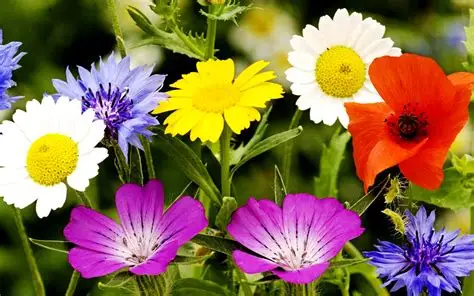
#> input picture flowers.jpg, 474 x 296 px
$ jupyter execute cv1.ipynb
#> lines starting #> are read from the running program, lines starting #| are printed output that depends on the picture; after the words box and inside, x2 and y2 are one past the last pixel; in counts of white or black regions, pixels touching at a corner belong together
[cell 1]
import numpy as np
import cv2
import matplotlib.pyplot as plt

[cell 2]
arr = np.random.randint(0, 10, (5, 5))
print(arr)

[cell 3]
print(arr.T)

[cell 4]
print(np.sum(arr))

[cell 5]
print(np.mean(arr))

[cell 6]
print(np.max(arr))
print(np.min(arr))

[cell 7]
print(arr * 2)

[cell 8]
print(np.argmax(arr))
print(np.argmin(arr))

[cell 9]
img = cv2.imread("flowers.jpg")
#> img is the input picture: shape (296, 474, 3); mean B, G, R 78.9, 110.4, 137.5
img_rgb = cv2.cvtColor(img, cv2.COLOR_BGR2RGB)

plt.imshow(img_rgb)
plt.axis("off")

[cell 10]
gray = cv2.cvtColor(img, cv2.COLOR_BGR2GRAY)
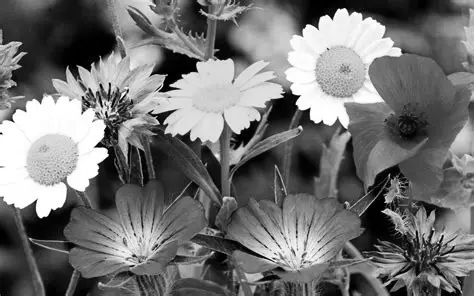
#> gray: shape (296, 474); min 0, max 255, mean 114.9

plt.imshow(gray, cmap="gray")
plt.axis("off")

[cell 11]
edges = cv2.Canny(gray, 100, 200)
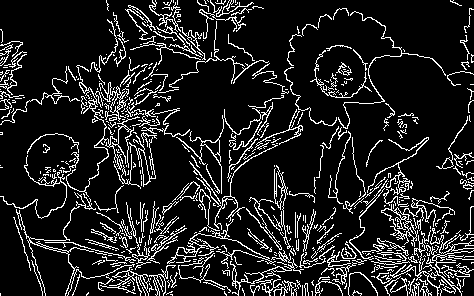
#> edges: shape (296, 474); 13% white in thin lines or dots

plt.imshow(edges, cmap="gray")
plt.axis("off")

[cell 12]
contours, _ = cv2.findContours(edges, cv2.RETR_EXTERNAL, cv2.CHAIN_APPROX_SIMPLE)
#> contours = 526 contours, 469 with area under 20; largest, box (x1, y1, x2, y2) and area: (381, 198, 455, 247) 492, (167, 219, 276, 269) 278, (129, 135, 156, 187) 208, (66, 65, 140, 197) 208, (189, 115, 224, 194) 206
img_contours = img_rgb.copy()
cv2.drawContours(img_contours, contours, -1, (255,0,0), 2)
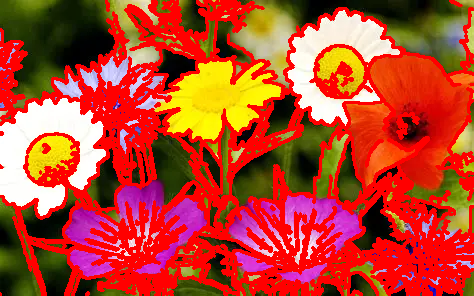
#> img_contours: shape (296, 474, 3); mean R, G, B 183.8, 69, 44.3

plt.imshow(img_contours)
plt.axis("off")

[cell 13]
def my_rectangle(image, pt1, pt2, color=(255,0,0)):
#> called with pt1 = (50, 50), pt2 = (200, 200), color = (255, 0, 0)
    img = image.copy()

    x1, y1 = pt1
    x2, y2 = pt2

    img[y1, x1:x2] = color
    img[y2, x1:x2] = color
    img[y1:y2, x1] = color
    img[y1:y2, x2] = color
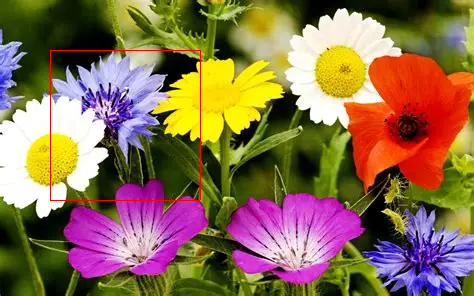
#> img: shape (296, 474, 3); mean R, G, B 138, 109.8, 78.6

    return img
